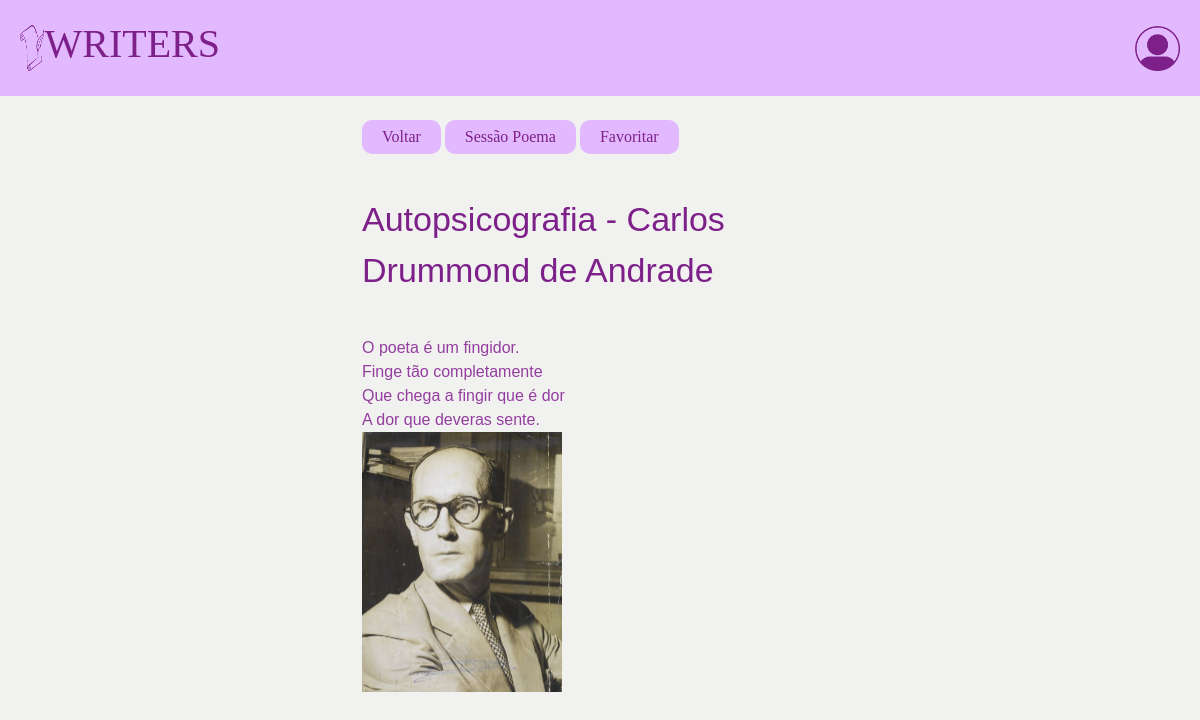
/poems/2/, run on the app's committed database.
### writers/models.py (models this page shows, shortened)
class Poem(models.Model):
    title = models.CharField(max_length=100)
    mini_description = models.TextField(max_length=255)
    text = models.TextField(max_length=4000)
    is_published = models.BooleanField(default=True)
    author = models.ForeignKey(Author, on_delete=models.CASCADE)
    users = models.ManyToManyField(User, related_name='saved_poems', blank=True)
    saved = models.BooleanField(default=False)

class Author(models.Model):
    name = models.CharField(max_length=90)
    image = models.ImageField(upload_to='author/cover/%Y/%m/%d/', blank=True, default="")
    bio = models.CharField(max_length=300)
    death = models.CharField(max_length=300)
    date_birth = models.DateField(blank=False)
    date_death = models.DateField(blank=True, default=None)
    is_dead = models.BooleanField(default=False)
    is_poem_author = models.BooleanField(default=False)
    is_book_author = models.BooleanField(default=False)
    is_published = models.BooleanField(default=True)

### writers/views.py (the view)
# urls.py: path("poems/<int:id>/", views.poem_detail,name="poem_detail"),
def poem_detail(request, id):
    poem = get_object_or_404(
        Poem,
        id=id,
    )
    saved = False
    if poem.users.filter(id=request.user.id).exists():
        saved = True
    else:
        saved = False
    return render(request, 'writers/poem.html',
    {'page_title': poem.title,
     'poem': poem,
     'saved': saved,
     })

### writers/templates/writers/poem.html (shortened to what this page needs)
{% load static %}
<!DOCTYPE html>
<html lang="pt-BR">
<head>
    <link href="https://cdn.jsdelivr.net/npm/bootstrap@5.0.2/dist/css/bootstrap.min.css" rel="stylesheet">
    <link rel="stylesheet" href="{% static 'writers/css/poem.css' %}">
</head>
{% include 'writers/partials/head.html' %}
<body>
    {% include 'writers/partials/header.html' %}
    <div class="container mt-4 poem-size">
        <div class=" ">
            <div class="col-lg-5 me-lg-7 poem-size-100">
                <a href="{% url "writers:poems" %}" class="session-poem-bg anti-link">Voltar</a>
                <div class="session-poem-bg">Sessão Poema</div>
                {% if saved %}
                <a href="{% url "writers:unsave_poems" poem.id %}" class="session-poem-bg anti-link">Desfavoritar</a>
                {% else %}
                <a href="{% url "writers:save_poems" poem.id %}" class="session-poem-bg anti-link">Favoritar</a>
                {% endif %}
                <div class="poem-title">{{poem.title}} - {{poem.author.name}}</div>
                <div class="poem-text">
                    {{poem.text|linebreaksbr}}
                </div>
            </div>
            <div class="author-img">
                {% if poem.author.image %}
                <img src="{{poem.author.image.url}}" alt="Imagem descritiva" class="img-fluid">
                {% endif %}
            </div>
        </div>
    </div>
</body>
</html>

### base_static/writers/css/poem.css (style rules this page uses)
.session-poem-bg { background-color: #E2B9FF; padding: 5px 20px; border-radius: 10px; display: inline-block; }
.poem-title { color: #7D2089; font-size: 34px; margin-top: 40px; font-family: Arial; }
.poem-text { color: #943E9F; margin-top: 40px; font-family: Arial; white-space: nowrap; overflow: hidden; text-overflow: ellipsis; }
.anti-link { color: #7D2089 !important; text-decoration: none; }
.img-fluid { width: 200px !important; }

### base_static/writers/css/styles.css (style rules this page uses)
* { margin: 0; padding: 0; box-sizing: border-box; color: var(--colorSecondary); font-family: 'Times New Roman', Times, serif; }
:root { --colorPrimary: #E2B9FF; --colorSecondary: #7D2089; --colorHover: #7d20898d; --colorHoverWhite:#f0f0f0; --colorWhite: #FFF; --colorWhiteLow: #F1F1F0; }
body { background-color: var(--colorWhiteLow); }
.poem-size { min-width: 120px; max-width: 500px; }
.poem-size-100 { width: 100%; }

### data on the page
Poem: title "Autopsicografia", author.name "Carlos Drummond de Andrade", text "O poeta é um fingidor. Finge tão completamente Que chega a fingir que é dor A dor que deveras sente.", author.image (picture)
